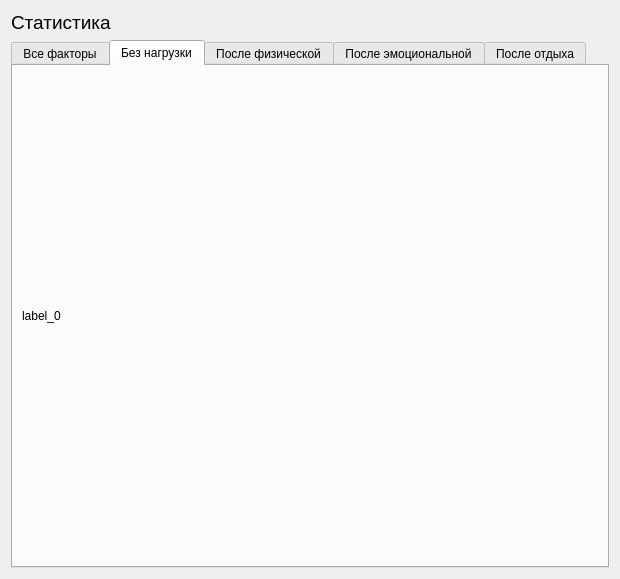
<?xml version="1.0" encoding="UTF-8"?>
<ui version="4.0">
 <class>FramePatient</class>
 <widget class="QFrame" name="FramePatient">
  <property name="geometry">
   <rect>
    <x>0</x>
    <y>0</y>
    <width>620</width>
    <height>579</height>
   </rect>
  </property>
  <property name="minimumSize">
   <size>
    <width>620</width>
    <height>380</height>
   </size>
  </property>
  <property name="windowTitle">
   <string>Frame</string>
  </property>
  <layout class="QVBoxLayout" name="verticalLayout" stretch="0,0">
   <property name="sizeConstraint">
    <enum>QLayout::SetDefaultConstraint</enum>
   </property>
   <item>
    <widget class="QLabel" name="title_label">
     <property name="font">
      <font>
       <pointsize>14</pointsize>
      </font>
     </property>
     <property name="text">
      <string>Статистика</string>
     </property>
     <property name="alignment">
      <set>Qt::AlignLeading|Qt::AlignLeft|Qt::AlignVCenter</set>
     </property>
    </widget>
   </item>
   <item>
    <widget class="QTabWidget" name="tabs">
     <property name="currentIndex">
      <number>1</number>
     </property>
     <widget class="QWidget" name="tab_factors">
      <attribute name="title">
       <string>Все факторы</string>
      </attribute>
      <layout class="QVBoxLayout" name="verticalLayout_2">
       <item>
        <widget class="QScrollArea" name="scrollArea">
         <property name="sizePolicy">
          <sizepolicy hsizetype="Minimum" vsizetype="Expanding">
           <horstretch>0</horstretch>
           <verstretch>0</verstretch>
          </sizepolicy>
         </property>
         <property name="horizontalScrollBarPolicy">
          <enum>Qt::ScrollBarAlwaysOff</enum>
         </property>
         <property name="widgetResizable">
          <bool>true</bool>
         </property>
         <property name="alignment">
          <set>Qt::AlignLeading|Qt::AlignLeft|Qt::AlignVCenter</set>
         </property>
         <widget class="QWidget" name="scrollAreaWidgetContents">
          <property name="geometry">
           <rect>
            <x>0</x>
            <y>0</y>
            <width>576</width>
            <height>486</height>
           </rect>
          </property>
          <layout class="QVBoxLayout" name="verticalLayout_3">
           <item>
            <widget class="QLabel" name="label_kde">
             <property name="sizePolicy">
              <sizepolicy hsizetype="Expanding" vsizetype="Maximum">
               <horstretch>0</horstretch>
               <verstretch>0</verstretch>
              </sizepolicy>
             </property>
             <property name="text">
              <string>label_kde</string>
             </property>
            </widget>
           </item>
           <item>
            <widget class="QTextEdit" name="text_main_1">
             <property name="sizePolicy">
              <sizepolicy hsizetype="Expanding" vsizetype="Minimum">
               <horstretch>0</horstretch>
               <verstretch>0</verstretch>
              </sizepolicy>
             </property>
             <property name="font">
              <font>
               <pointsize>10</pointsize>
              </font>
             </property>
             <property name="verticalScrollBarPolicy">
              <enum>Qt::ScrollBarAsNeeded</enum>
             </property>
             <property name="sizeAdjustPolicy">
              <enum>QAbstractScrollArea::AdjustIgnored</enum>
             </property>
             <property name="documentTitle">
              <string/>
             </property>
             <property name="readOnly">
              <bool>true</bool>
             </property>
             <property name="placeholderText">
              <string>Lol kek cheburek</string>
             </property>
            </widget>
           </item>
           <item>
            <widget class="QLabel" name="label_kde3">
             <property name="sizePolicy">
              <sizepolicy hsizetype="Expanding" vsizetype="Maximum">
               <horstretch>0</horstretch>
               <verstretch>0</verstretch>
              </sizepolicy>
             </property>
             <property name="text">
              <string>label_kde3</string>
             </property>
            </widget>
           </item>
           <item>
            <widget class="QTextEdit" name="text_main_2">
             <property name="font">
              <font>
               <pointsize>10</pointsize>
              </font>
             </property>
             <property name="readOnly">
              <bool>true</bool>
             </property>
             <property name="placeholderText">
              <string>Lol kek cheburek</string>
             </property>
            </widget>
           </item>
          </layout>
         </widget>
        </widget>
       </item>
      </layout>
     </widget>
     <widget class="QWidget" name="tab_factor_0">
      <attribute name="title">
       <string>Без нагрузки</string>
      </attribute>
      <layout class="QGridLayout" name="gridLayout">
       <item row="0" column="0">
        <widget class="QLabel" name="label_0">
         <property name="minimumSize">
          <size>
           <width>200</width>
           <height>200</height>
          </size>
         </property>
         <property name="text">
          <string>label_0</string>
         </property>
        </widget>
       </item>
      </layout>
     </widget>
     <widget class="QWidget" name="tab_factor_1">
      <attribute name="title">
       <string>После физической</string>
      </attribute>
      <layout class="QVBoxLayout" name="verticalLayout_4">
       <item>
        <widget class="QLabel" name="label_1">
         <property name="text">
          <string>label_1</string>
         </property>
        </widget>
       </item>
      </layout>
     </widget>
     <widget class="QWidget" name="tab_factor_2">
      <attribute name="title">
       <string>После эмоциональной</string>
      </attribute>
      <layout class="QVBoxLayout" name="verticalLayout_5">
       <item>
        <widget class="QLabel" name="label_2">
         <property name="text">
          <string>label_2</string>
         </property>
        </widget>
       </item>
      </layout>
     </widget>
     <widget class="QWidget" name="tab_factor_3">
      <attribute name="title">
       <string>После отдыха</string>
      </attribute>
      <layout class="QVBoxLayout" name="verticalLayout_6">
       <item>
        <widget class="QLabel" name="label_3">
         <property name="text">
          <string>label_3</string>
         </property>
        </widget>
       </item>
      </layout>
     </widget>
    </widget>
   </item>
  </layout>
 </widget>
 <resources/>
 <connections/>
</ui>
